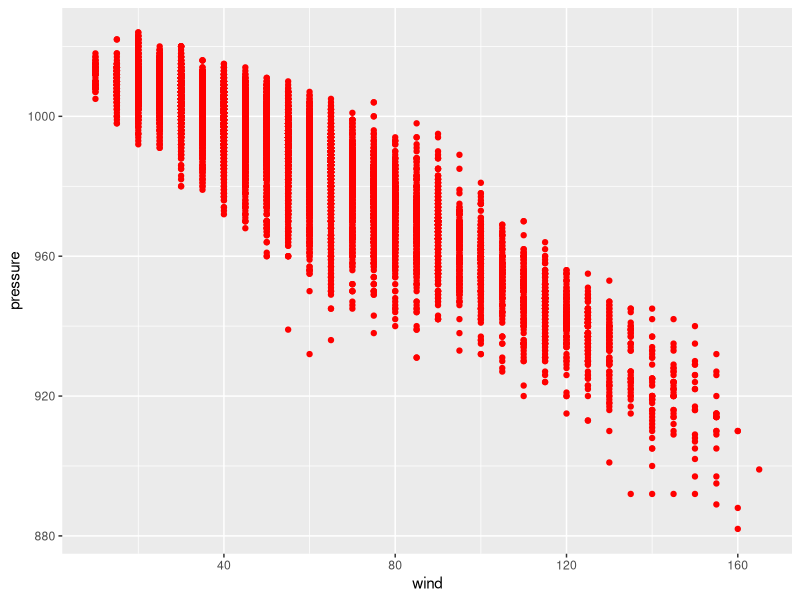

Generate this figure with R:
## ---- chunk 1
library(tidyverse)

glimpse(storms)

ggplot(storms) +
  geom_point(mapping = aes(x=wind, y=pressure), color="red")


## ---- chunk 2

